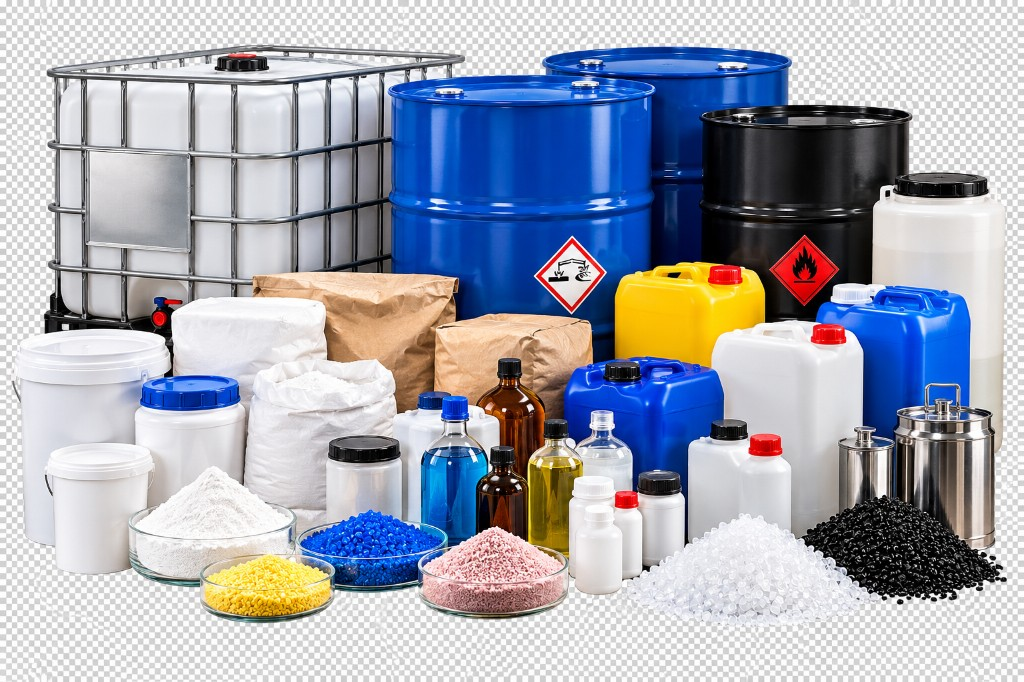
#> input picture mobile/assets/categories/chemicals.jpg, 1024 x 682 px; its folder holds only this picture in this run
$ python clean-category-images.py
#> lines starting #> are read from the running program, lines starting #| are printed output that depends on the picture; after the words box and inside, x2 and y2 are one past the last pixel; in counts of white or black regions, pixels touching at a corner belong together
#> in clean, image is the input picture: PIL image 1024x682 RGB; mean R, G, B 163, 167.1, 179.3
"""Replace the baked-in transparency checkerboard in category JPGs with solid white.

Usage (needs Pillow, numpy, scipy):
    python scripts/clean-category-images.py [src_dir] [out_dir]

Defaults to cleaning assets/categories/*.jpg in place.
"""

import glob
import os
import sys

import numpy as np
from PIL import Image
from scipy import ndimage

OUTPUT_WIDTH = 640
JPEG_QUALITY = 85
MAX_SATURATION = 12
DARK_TONE_MARGIN = 14
MIN_ENCLOSED_AREA = 400


def estimate_dark_tone(lum, sat):
    border = np.concatenate([lum[:6].ravel(), lum[-6:].ravel(), lum[:, :6].ravel(), lum[:, -6:].ravel()])
    border_sat = np.concatenate([sat[:6].ravel(), sat[-6:].ravel(), sat[:, :6].ravel(), sat[:, -6:].ravel()])
    greys = border[(border_sat <= 6) & (border < 245) & (border > 170)]
    return float(np.median(greys)) if greys.size else 204.0


def background_mask(rgb):
    lum = rgb.mean(axis=2)
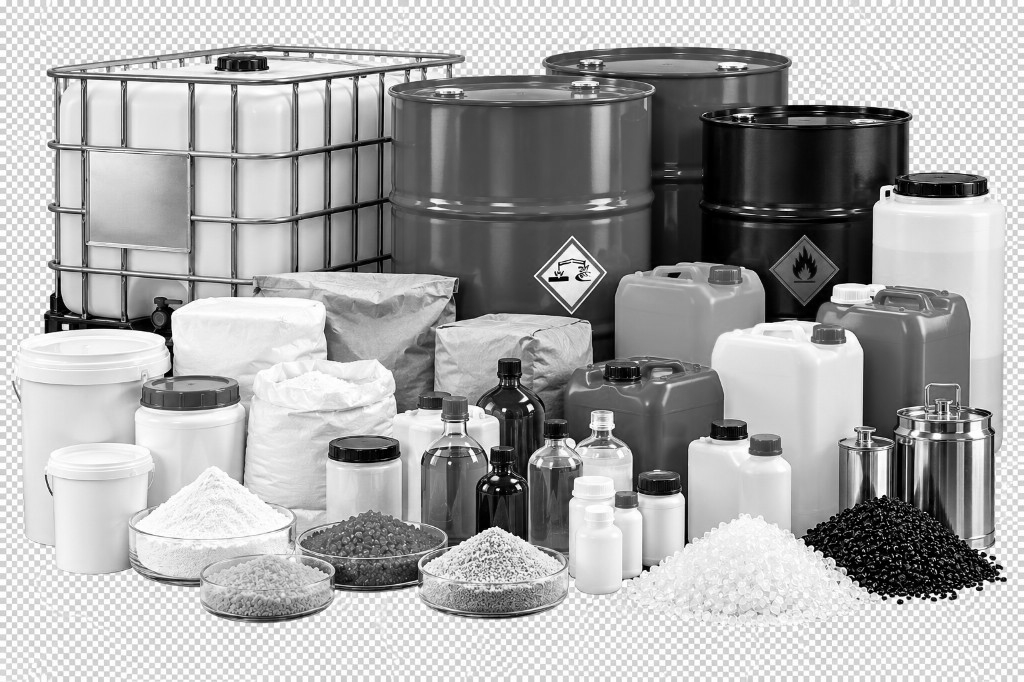
#> lum: shape (682, 1024) float64; min 0, max 255, mean 169.8
    sat = rgb.max(axis=2) - rgb.min(axis=2)
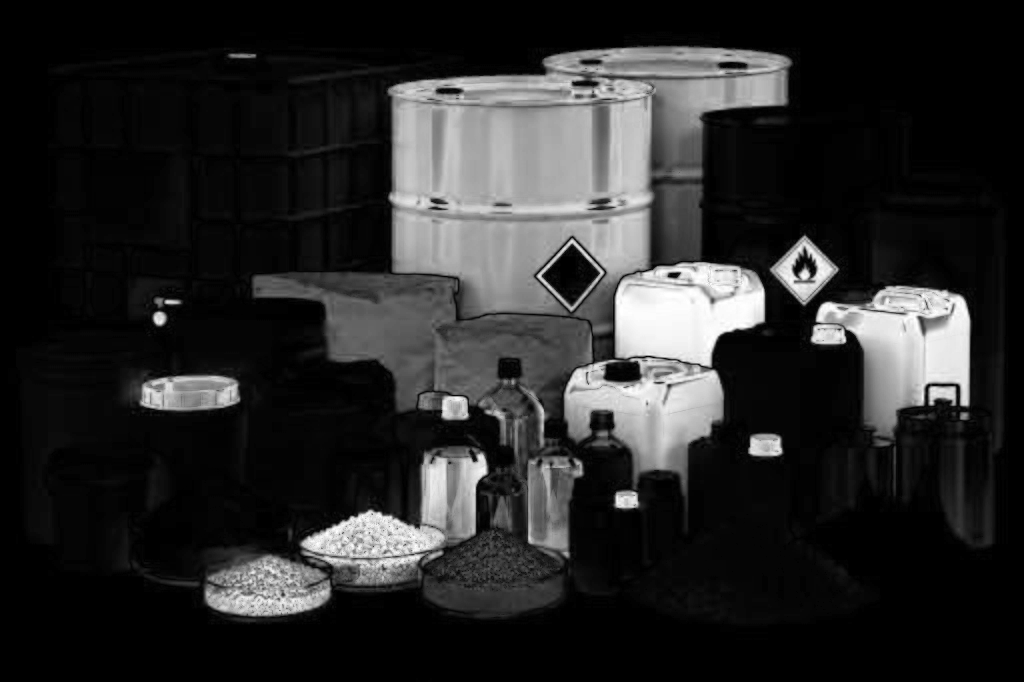
#> sat: shape (682, 1024) int16; min 0, max 255, mean 41.2
    dark = estimate_dark_tone(lum, sat)
#> in estimate_dark_tone, `greys = border[(border_sat <= 6) & (border < 245) & (border > 170)]`: greys = 11839 values, max 244 at index 13, min 194 at index 8852, mean 213.5
#> dark = 209

    candidate = (sat <= MAX_SATURATION) & (lum >= dark - DARK_TONE_MARGIN)
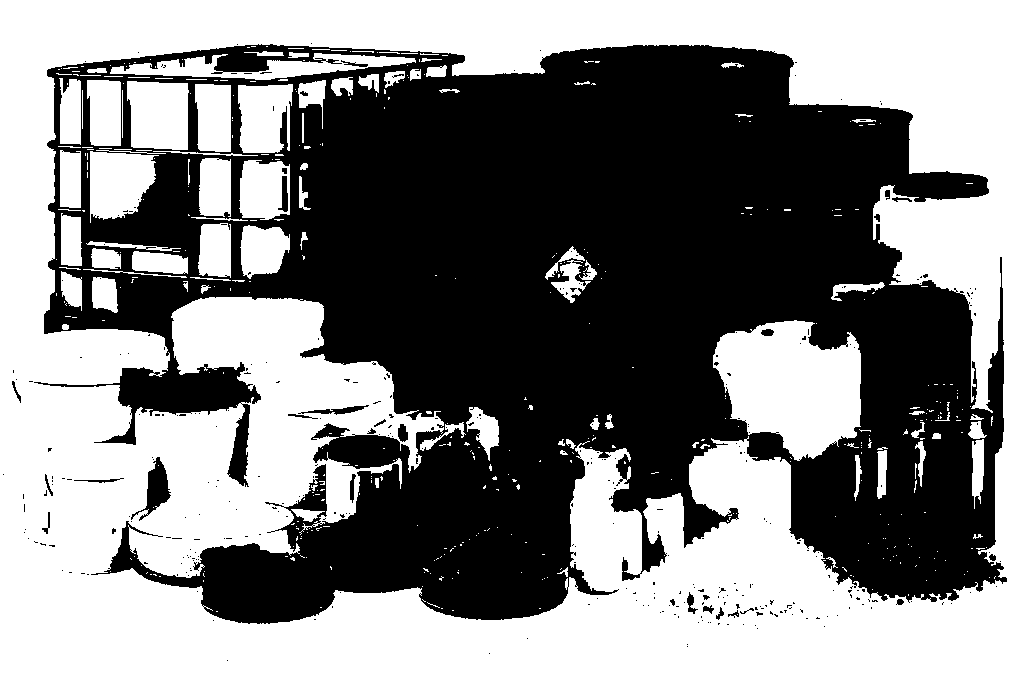
#> candidate: shape (682, 1024) bool; 51.6% white; 347 black regions (318 under 20 px), largest, box (x1, y1, x2, y2) and area: (34, 44, 1007, 624) 334044, (131, 457, 171, 521) 911, (298, 405, 369, 415) 251
    labels, count = ndimage.label(candidate)
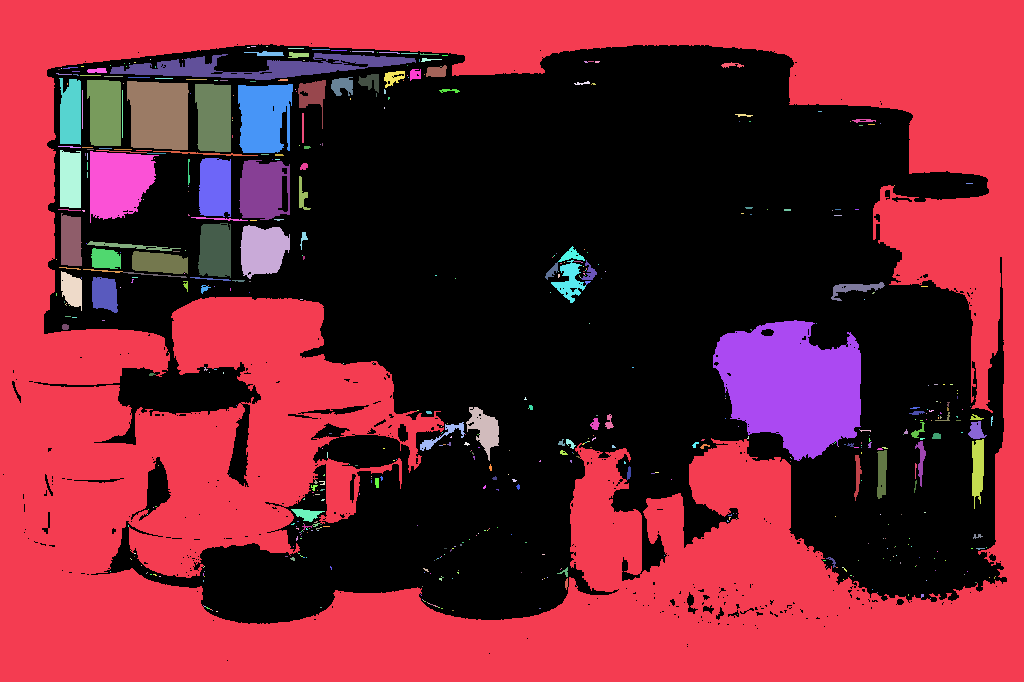
#> labels: shape (682, 1024) int32; 584 distinct labels, from 0 to 583; one colour per label, 0 black
#> count = 583

    edge_labels = np.unique(np.concatenate([labels[0], labels[-1], labels[:, 0], labels[:, -1]]))
#> edge_labels = [1]
    keep = np.zeros(count + 1, dtype=bool)
    keep[edge_labels] = True

    # Enclosed gaps (e.g. inside stacked pipes) still show the checker texture: both tones present.
    areas = ndimage.sum(candidate, labels, index=np.arange(count + 1))
#> areas = 584 values, max 302637 at index 1, min 0 at index 0, mean 617.6
    dark_share = ndimage.mean(lum < dark + 15, labels, index=np.arange(count + 1))
#> dark_share = 584 values, max 1 at index 2, min 0 at index 62, mean 0.689
    light_share = ndimage.mean(lum > 240, labels, index=np.arange(count + 1))
#> light_share = 584 values, max 1 at index 62, min 0 at index 2, mean 0.167
    keep |= (areas >= MIN_ENCLOSED_AREA) & (dark_share >= 0.2) & (light_share >= 0.2)
    keep[0] = False

    mask = keep[labels]
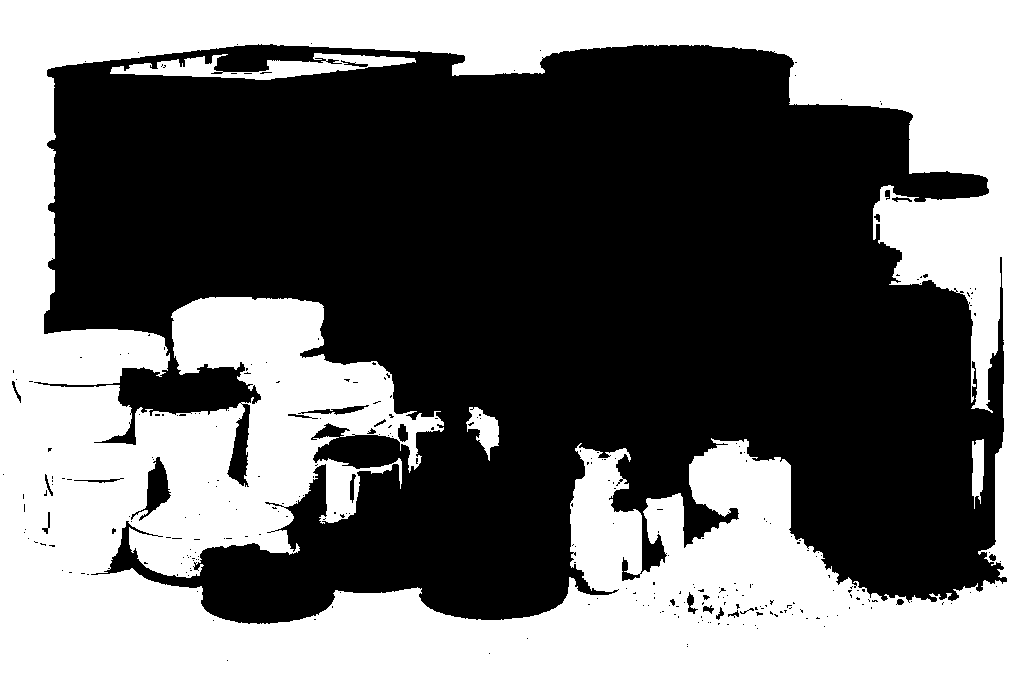
#> mask: shape (682, 1024) bool; 44.1% white; 4 white regions, box (x1, y1, x2, y2) and area: (0, 0, 1024, 682) 302637, (110, 53, 416, 80) 3557, (466, 407, 499, 461) 861, (972, 439, 984, 509) 643

    fringe = ndimage.binary_dilation(mask, iterations=1) & (lum >= 170) & (sat <= 20)
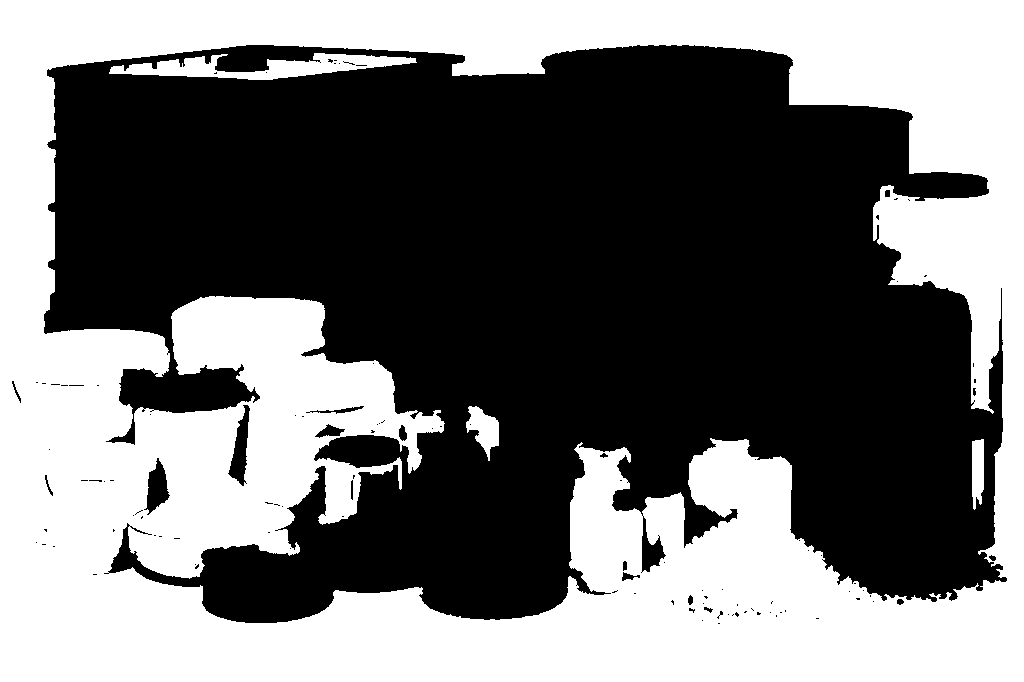
#> fringe: shape (682, 1024) bool; 45% white; 4 white regions, box (x1, y1, x2, y2) and area: (0, 0, 1024, 682) 308657, (109, 53, 417, 80) 3882, (466, 406, 499, 461) 961, (972, 439, 984, 510) 733
    return mask | fringe


def clean(path, out_path):
    image = Image.open(path).convert('RGB')
    rgb = np.asarray(image).astype(np.int16)
    mask = background_mask(rgb)

    cleaned = np.asarray(image).copy()
    cleaned[mask] = 255

    result = Image.fromarray(cleaned)
    if result.width > OUTPUT_WIDTH:
        height = round(result.height * OUTPUT_WIDTH / result.width)
#> height = 426
        result = result.resize((OUTPUT_WIDTH, height), Image.LANCZOS)
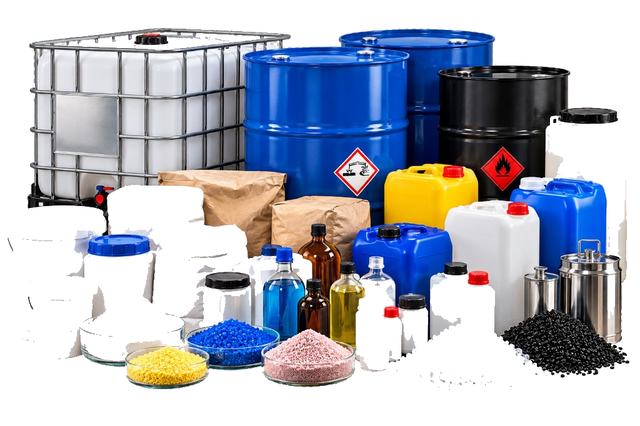
#> result: PIL image 640x426 RGB; mean R, G, B 174.8, 179.1, 190.7

    result.save(out_path, 'JPEG', quality=JPEG_QUALITY, optimize=True, progressive=True)
    print(f'{os.path.basename(path)}: {mask.mean() * 100:.1f}% background')
#| chemicals.jpg: 45.0% background


def main():
    root = os.path.dirname(os.path.dirname(os.path.abspath(__file__)))
    src_dir = sys.argv[1] if len(sys.argv) > 1 else os.path.join(root, 'assets', 'categories')
    out_dir = sys.argv[2] if len(sys.argv) > 2 else src_dir
    os.makedirs(out_dir, exist_ok=True)

    for path in sorted(glob.glob(os.path.join(src_dir, '*.jpg'))):
        clean(path, os.path.join(out_dir, os.path.basename(path)))


if __name__ == '__main__':
    main()
